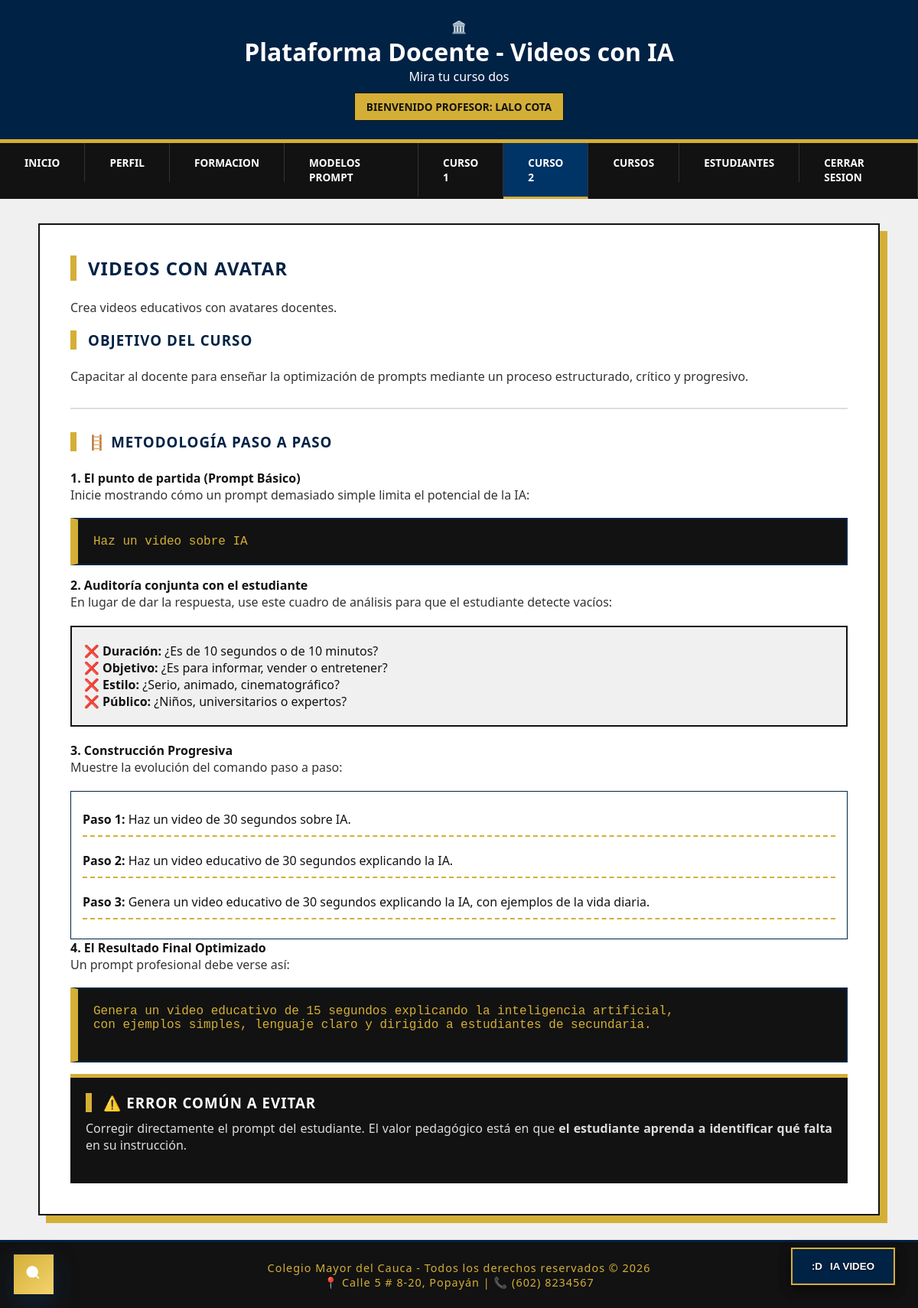
/docente/curso2.php (signed in), run on the app's committed database.
### tables this page shows
CREATE TABLE IF NOT EXISTS cursos (
  id INT UNSIGNED AUTO_INCREMENT PRIMARY KEY,
  slug VARCHAR(60) NOT NULL UNIQUE,
  titulo VARCHAR(150) NOT NULL,
  descripcion TEXT NOT NULL,
  contenido LONGTEXT NULL,
  orden TINYINT UNSIGNED NOT NULL DEFAULT 1,
  activo TINYINT(1) NOT NULL DEFAULT 1,
  created_at DATETIME NOT NULL DEFAULT CURRENT_TIMESTAMP,
  INDEX idx_cursos_activo (activo)
);

### inc/database.php (called while the page is built, shortened)
<?php
function ask_env_value(string $key, string $default = ''): string
{
    $value = getenv($key);
    if ($value !== false && $value !== '') {
        return (string) $value;
    }
    return $default;
}
function ask_db_config(): array
{
    return [
        'host' => ask_env_value('DB_HOST', 'localhost'),
        'port' => ask_env_value('DB_PORT', '3306'),
        'name' => ask_env_value('DB_NAME', 'ask_tutor'),
        'user' => ask_env_value('DB_USER', 'root'),
        'pass' => ask_env_value('DB_PASS', ''),
        'charset' => ask_env_value('DB_CHARSET', 'utf8mb4'),
    ];
}
function ask_db_connection(): PDO
{
    static $pdo = null;
    $config = ask_db_config();
    $dsn = sprintf(
        'mysql:host=%s;port=%s;dbname=%s;charset=%s',
        $config['host'],
        $config['port'],
        $config['name'],
        $config['charset']
    );
    try {
        $pdo = new PDO($dsn, $config['user'], $config['pass'], [
            PDO::ATTR_ERRMODE => PDO::ERRMODE_EXCEPTION,
            PDO::ATTR_DEFAULT_FETCH_MODE => PDO::FETCH_ASSOC,
            PDO::ATTR_EMULATE_PREPARES => false,
            PDO::MYSQL_ATTR_INIT_COMMAND => 'SET NAMES utf8mb4 COLLATE utf8mb4_unicode_ci',
        ]);
    } catch (PDOException $e) {
        throw new RuntimeException('No se pudo conectar a la base de datos: ' . $e->getMessage(), 0, $e);
    }
    return $pdo;
}
function ask_db_query_one(string $sql, array $params = []): ?array
{
    $stmt = ask_db_connection()->prepare($sql);
    $stmt->execute($params);
    $row = $stmt->fetch();
    return $row ?: null;
}
function ask_get_course(string $slug): ?array
{
    return ask_db_query_one(
        'SELECT id, slug, titulo, descripcion, contenido, orden, activo
         FROM cursos
         WHERE slug = :slug AND activo = 1
         LIMIT 1',
        ['slug' => $slug]
    );
}

### docente/curso2.php (the view, shortened to what this page needs)
<?php
    require_once __DIR__ . '/../inc/database.php';
    $curso = ask_get_course('curso-2');
    $tituloCurso = $curso['titulo'] ?? 'Curso 2 - Enseñanza Avanzada - Colegio Mayor';
    $descripcionCurso = $curso['descripcion'] ?? 'Este módulo está enfocado en enseñar al docente cómo llevar a los estudiantes desde prompts básicos hasta estructuras más completas.';
?>
<!DOCTYPE html>
<html lang="es">
<head>
    <link rel="stylesheet" href="../css/style.css">
</head>
<body>
<?php include 'top_docente.php'; ?>
<section>
    <h2><?php echo htmlspecialchars($tituloCurso, ENT_QUOTES, 'UTF-8'); ?></h2>
    <p>
        <?php echo htmlspecialchars($descripcionCurso, ENT_QUOTES, 'UTF-8'); ?>
    </p>
    <div class="tarjeta">
        <h3>Objetivo del curso</h3>
        <p>
            Capacitar al docente para enseñar la optimización de prompts mediante un proceso estructurado,
            crítico y progresivo.
        </p>
    </div>
    <hr style="border: 1px solid #ddd; margin: 30px 0;">
    <h3>🪜 Metodología paso a paso</h3>
    <h4>1. El punto de partida (Prompt Básico)</h4>
    <p>Inicie mostrando cómo un prompt demasiado simple limita el potencial de la IA:</p>
    <pre>Haz un video sobre IA</pre>
    <h4>2. Auditoría conjunta con el estudiante</h4>
    <p>En lugar de dar la respuesta, use este cuadro de análisis para que el estudiante detecte vacíos:</p>
    <div class="analisis-box">
        <ul style="list-style-type: '❌ '; margin-left: 20px;">
            <li><strong>Duración:</strong> ¿Es de 10 segundos o de 10 minutos?</li>
            <li><strong>Objetivo:</strong> ¿Es para informar, vender o entretener?</li>
            <li><strong>Estilo:</strong> ¿Serio, animado, cinematográfico?</li>
            <li><strong>Público:</strong> ¿Niños, universitarios o expertos?</li>
        </ul>
    </div>
    <h4>3. Construcción Progresiva</h4>
    <p>Muestre la evolución del comando paso a paso:</p>
    <div style="background: white; border: 1px solid #002244; padding: 15px;">
        <div class="paso-progreso"><strong>Paso 1:</strong> Haz un video de 30 segundos sobre IA.</div>
        <div class="paso-progreso"><strong>Paso 2:</strong> Haz un video educativo de 30 segundos explicando la IA.</div>
        <div class="paso-progreso"><strong>Paso 3:</strong> Genera un video educativo de 30 segundos explicando la IA, con ejemplos de la vida diaria.</div>
    </div>
    <h4>4. El Resultado Final Optimizado</h4>
    <p>Un prompt profesional debe verse así:</p>
    <pre>
Genera un video educativo de 15 segundos explicando la inteligencia artificial,
con ejemplos simples, lenguaje claro y dirigido a estudiantes de secundaria.
    </pre>
    <div class="error-box">
        <h3>⚠️ Error común a evitar</h3>
        <p>
            Corregir directamente el prompt del estudiante. El valor pedagógico está en que
            <strong>el estudiante aprenda a identificar qué falta</strong> en su instrucción.
        </p>
    </div>
</section>
<footer>
    <p>Colegio Mayor del Cauca - Todos los derechos reservados © 2026</p>
    <p>📍 Calle 5 # 8-20, Popayán | 📞 (602) 8234567</p>
</footer>
<?php include '../Api-key/modal-AI.php'; ?>
</body>
</html>

### css/style.css (style rules this page uses)
* { margin: 0; padding: 0; box-sizing: border-box; border-radius: 0 !important; }
body { font-family: 'Segoe UI', Arial, sans-serif; background-color: #f0f0f0; color: #121212; min-height: 100vh; display: flex; flex-direction: column; }
nav ul { display: flex; justify-content: center; list-style: none; }
nav a { text-decoration: none; color: #FFFFFF; font-weight: 600; padding: 1rem 2rem; display: block; transition: 0.3s; border-right: 1px solid #333; text-transform: uppercase; font-size: 0.85rem; }
nav a.active { background-color: #003366; color: #FFFFFF; border-bottom: 3px solid #D4AF37; }
section { flex: 1; max-width: 1100px; width: 95%; margin: 2rem auto; padding: 2.5rem; background-color: #FFFFFF; border: 2px solid #121212; box-shadow: 10px 10px 0px #D4AF37; }
section h1, section h2, section h3 { color: #002244; text-transform: uppercase; letter-spacing: 1px; border-left: 8px solid #D4AF37; padding-left: 15px; margin-bottom: 1.5rem; }
section p { text-align: justify; margin-bottom: 1.2rem; color: #333; }
:root { --ask-font-scale: 1; --ask-bg: #f0f0f0; --ask-surface: #ffffff; --ask-text: #121212; --ask-primary: #002244; --ask-accent: #D4AF37; }
body { background: var(--ask-bg); color: var(--ask-text); font-size: calc(16px * var(--ask-font-scale)); }
footer { background-color: #121212; color: #D4AF37; text-align: center; padding: 1.5rem; border-top: 3px solid #002244; font-size: 0.9rem; letter-spacing: 1px; }

### docente/curso2.php (style rules this page uses)
pre { background: #121212; color: #D4AF37; padding: 20px; border: 2px solid #002244; font-family: 'Courier New', Courier, monospace; margin: 15px 0; overflow-x: auto; border-left: 10px solid #D4AF37; }
.paso-progreso { border-bottom: 2px dashed #D4AF37; padding: 10px 0; margin-bottom: 10px; }
.analisis-box { background-color: #f0f0f0; border: 2px solid #121212; padding: 20px; margin: 20px 0; }
.error-box { background: #121212; color: #fff; padding: 20px; border-top: 5px solid #D4AF37; }
.error-box h3 { color: #fff; margin: 0 0 10px; }
.error-box p { color: #ddd; }

### data on the page
cursos: titulo "VIDEOS CON AVATAR", descripcion "Crea videos educativos con avatares docentes."

### other printed values
$tituloPlataforma "Plataforma Docente - Videos con IA"
$subtituloPlataforma "Mira tu curso dos"
$badgePlataforma "BIENVENIDO PROFESOR: LALO COTA"
